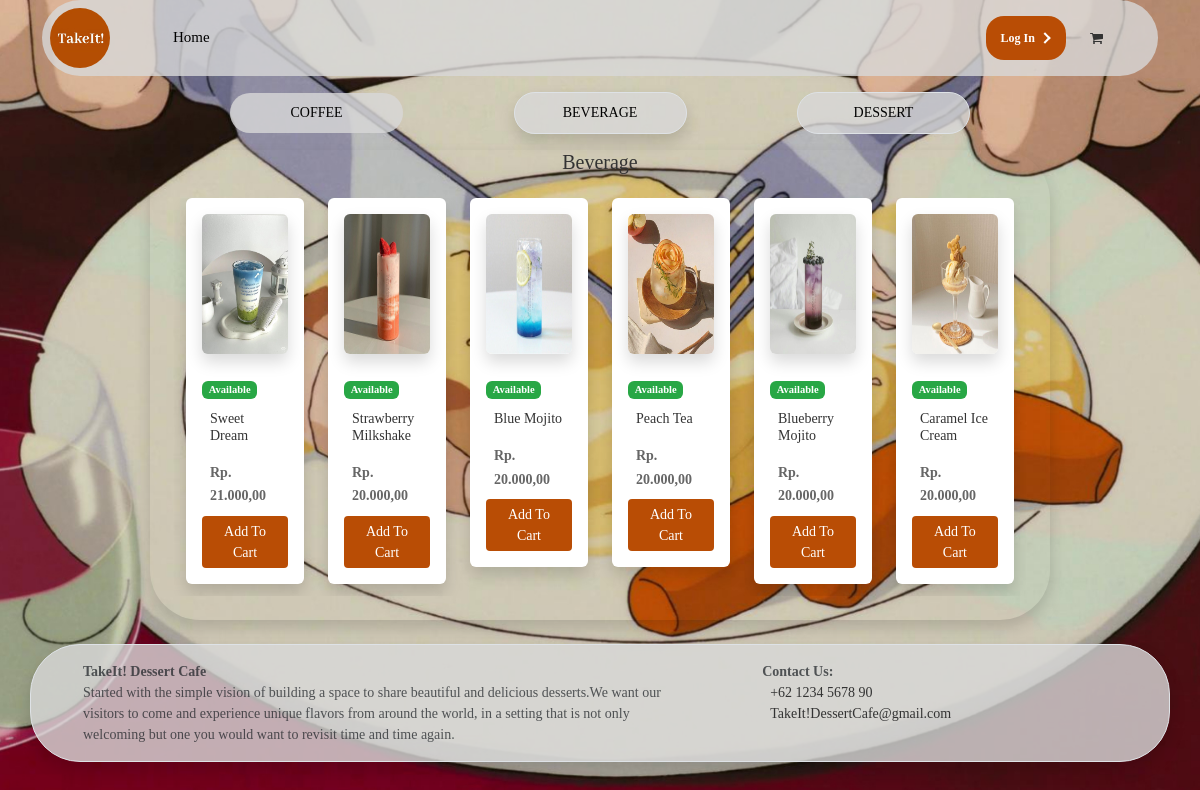
/dashboard/index.php?noCoffee, run on an earlier commit of the app's database.
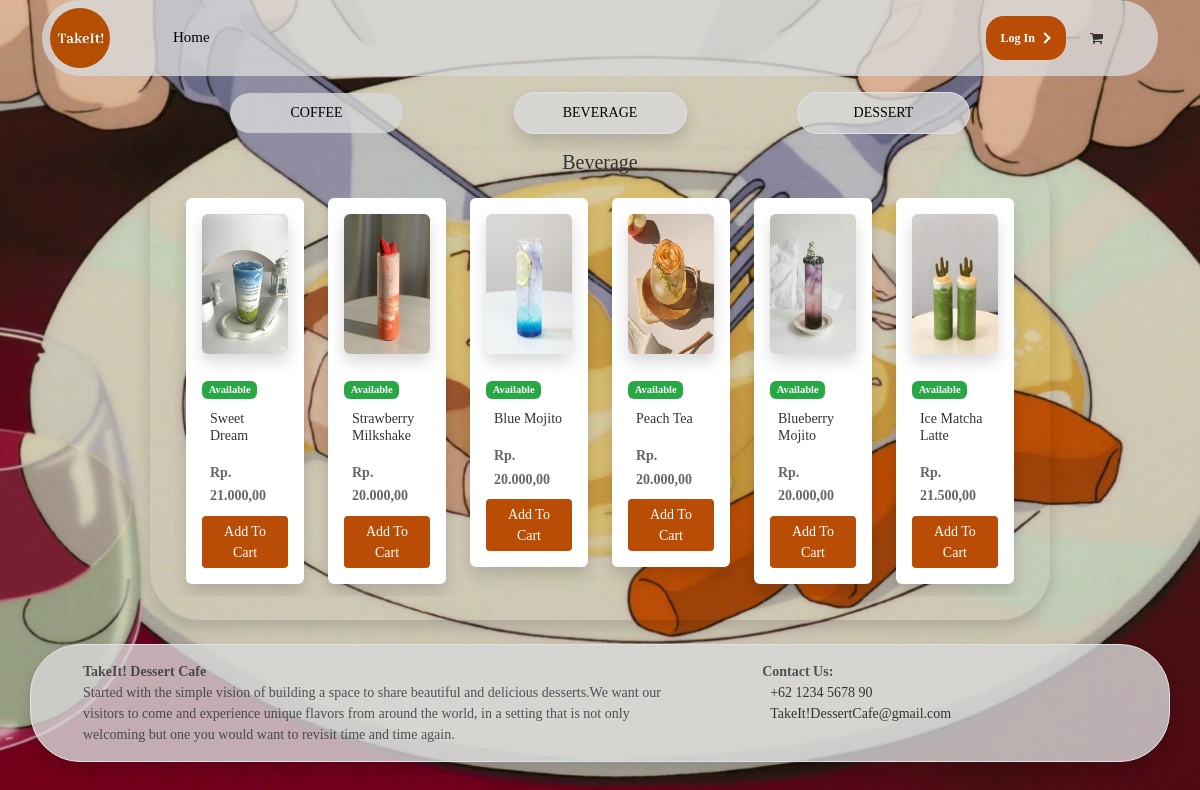
And on a later commit of the database.
### tables this page shows
CREATE TABLE `tb_masakan` (
  `id_masakan` int(11) NOT NULL,
  `kategori_masakan` varchar(128) NOT NULL,
  `nama_masakan` varchar(128) NOT NULL,
  `harga_masakan` int(128) NOT NULL,
  `foto` varchar(255) NOT NULL,
  `status_masakan` int(1) NOT NULL
);

### dashboard/fungsi/rupiah.php (called while the page is built)
<?php
function rupiah($angka) {
	$hasil_rupiah = number_format($angka,2,',','.');
	return $hasil_rupiah;
}
?>

### dashboard/admin/data_noCoffee.php (the view, shortened to what this page needs)
<div class="container mt-3">
    <div class="col">
        <div class="row text-center align-items-center">
            <div class="col-sm-4 mb-3 flex-r">
                <a href="index.php" class="w-50 p-2 abu pter text-decoration-none text-black bo-sisi ">COFFEE</a>
            </div>
            <div class="col-sm-4 mb-3 flex-c">
                <a href="#" class="w-50 border p-2 abu pter text-decoration-none text-black bo-sisi shadow">BEVERAGE</a>
            </div>
            <div class="col-sm-4 mb-3 flex-l">
                <a href="index.php?dessert" class="w-50 border p-2 abu pter text-decoration-none text-black bo-sisi">DESSERT</a>
            </div>
        </div>
    </div>
</div>
<div class="container w-75 shadow b-r-navbar">
    <div class="row">
        <div class="container-title text-center">
            <h4 class="fs-20">Beverage</h4>
        </div>
        <div class="col-md-12">
            <div class="col-12 p-4">
                <div class="row flex-nowrap overflow-auto">
                    <?php
                    $query = "SELECT * FROM tb_masakan WHERE kategori_masakan='NoCoffee' ORDER BY id_masakan";
                    $sql = mysqli_query($kon, $query);
                    while ($data = mysqli_fetch_array($sql)) :
                    ?>
                        <div class="col-lg-2 mb-1 ">
                            <div class="shadow p-3 mb-2 bg-white rounded">
                                <img class="card-img-top shadow mb-4 bg-white rounded" height="140" src="assets/image/NoCoffee/<?= $data['foto'] ?>" alt="Card image cap">
                                <div class="card-body">
                                    <div class="mb-1">
                                        <?php if ($data['status_masakan'] == 1) : ?>
                                            <span class="badge badge-success">Available</span>
                                        <?php else : ?>
                                            <span class="badge badge-danger">Not Available</span>
                                        <?php endif; ?>
                                    </div>
                                    <h4 class="card-title fs-14 p-2" style="text-transform: capitalize;"><?= $data['nama_masakan'] ?></h4>
                                    <?php
                                    $harga = $data['harga_masakan'];
                                    ?>
                                    <p class="card-text p-2 fs-14"><strong>Rp. <?= rupiah($harga) ?></strong></p>
                                </div>
                                <?php if ($data['status_masakan'] == 1) : ?>
                                    <button type="button" class="btn btn-sm btn-block text-white" style="background-color: #b94d05;" data-toggle="modal" data-target="#masakan_<?= $data['id_masakan']; ?>">
                                        Add To Cart
                                    </button>
                                <?php else : ?>
                                    <a href="#" class="btn btn-grey btn-sm btn-block disabled mt-2">Out Of Stock</a>
                                <?php endif; ?>
                            </div>
                        </div>
                    <?php endwhile; ?>
                </div>
            </div>
        </div>
    </div>
</div>

What changed in the data, as far as the page shows it:
removed tb_masakan: foto (picture), status_masakan "Available", nama_masakan "Caramel Ice Cream", harga_masakan "20.000,00"
added tb_masakan: foto (picture), status_masakan "Available", nama_masakan "Ice Matcha Latte", harga_masakan "21.500,00"
